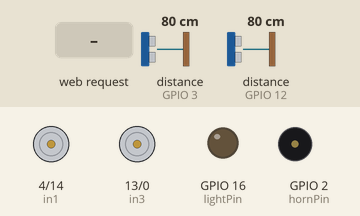
Simulated run of this sketch. Board: ESP8266 (NodeMCU). On the bench: motor-driver pin pairs drawn as motors (green arrow = first pin HIGH = forward, orange = second pin HIGH = backward, longer = more drive), output pins drawn as LEDs (lit = HIGH), buzzer (waves = sounding, pin HIGH). Wiring (inferred from the names in the program): 2 × ultrasonic range finder: trigger GPIO 5, echo GPIO 12 / trigger GPIO 15, echo GPIO 3. The inputs (shaded band) are chosen by the test bench; at power-on: distance to the obstacle (sensors on GPIO 3, GPIO 12) 80 cm. The echo pulse lasts 58.3 µs per cm; WiFi joins after 1.5 s; servers stay silent unless stated; pins used as bus, display or sensor lines are not drawn; what the sketch prints to the serial monitor is not drawn.

Above: at 2.7 s.
2.8 s: HTTP request GET /drive?steer=120 received
At 3.2 s:
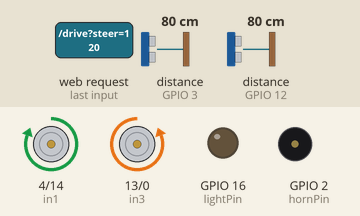
4.3 s: HTTP request GET /drive?throttle=120 received
At 5.5 s:
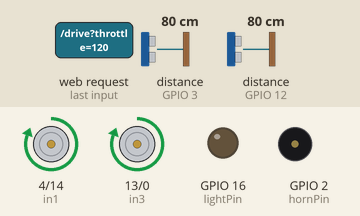
5.8 s: HTTP request GET /drive?steer=120&throttle=120&brake=120 received
At 6.8 s:
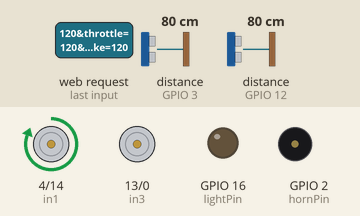
7.3 s: HTTP request GET /drive received
At 7.9 s:
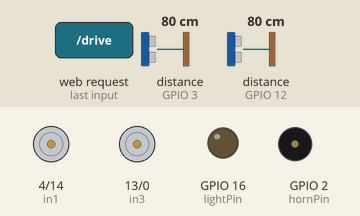
Timing chart, 0 to 9.8 s (numbered marks = the images above; inputs shaded):
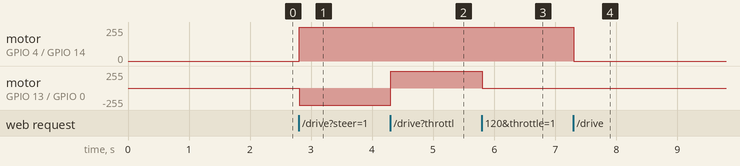

Measured:
- after the input at 2.8 s, motor on GPIO 4 (in1) / GPIO 14 (in2): stopped → forward 255/255 at once; motor on GPIO 13 (in3) / GPIO 0 (in4): stopped → backward 255/255 at once
- after the input at 4.3 s, motor on GPIO 13 (in3) / GPIO 0 (in4): backward 255/255 → forward 255/255 at once
- after the input at 5.8 s, motor on GPIO 13 (in3) / GPIO 0 (in4): forward 255/255 → stopped at once
- after the input at 7.3 s, motor on GPIO 4 (in1) / GPIO 14 (in2): forward 255/255 → stopped at once

The sketch:

esp8266_code.ino
```cpp
#include <ESP8266WiFi.h>
#include <ESP8266WebServer.h>

const char* ssid = "Redmi 12 5G";
const char* password = "1357924680";

// -------- ULTRASONIC PINS --------
// Front Ultrasonic Sensor
const int trigPinFront = 5;  // GPIO5 (D1)
const int echoPinFront = 12; // GPIO12 (D6)

// Back Ultrasonic Sensor
const int trigPinBack = 15;  // GPIO15 (D8)
const int echoPinBack = 3;   // GPIO3 (RX)

long distFront = 999;
long distBack = 999;
unsigned long lastSensorRead = 0;

ESP8266WebServer server(80);

// -------- PINS (No Enable Pins) --------
// Left Motor
const int in1 = 4;   // GPIO4
const int in2 = 14;  // GPIO14

// Right Motor
const int in3 = 13;  // GPIO13
const int in4 = 0;   // GPIO0

// Aux
const int lightPin = 16;
const int hornPin  = 2;

// -------- MOTOR HELPERS --------
void setLeftMotor(int dir) {
  // dir: 1=forward, -1=backward, 0=stop
  if (dir > 0) {
    digitalWrite(in1, HIGH);
    digitalWrite(in2, LOW);
  } else if (dir < 0) {
    digitalWrite(in1, LOW);
    digitalWrite(in2, HIGH);
  } else {
    digitalWrite(in1, LOW);
    digitalWrite(in2, LOW);
  }
}

void setRightMotor(int dir) {
  if (dir > 0) {
    digitalWrite(in3, HIGH);
    digitalWrite(in4, LOW);
  } else if (dir < 0) {
    digitalWrite(in3, LOW);
    digitalWrite(in4, HIGH);
  } else {
    digitalWrite(in3, LOW);
    digitalWrite(in4, LOW);
  }
}

void stopAll() {
  setLeftMotor(0);
  setRightMotor(0);
}

// -------- HANDLERS --------
void handleRoot() {
  server.send(200, "text/plain", "RC Car Ready");
}

void handleSensors() {
  server.sendHeader("Access-Control-Allow-Origin", "*");
  String json = "{\"front\": " + String(distFront) + ", \"back\": " + String(distBack) + "}";
  server.send(200, "application/json", json);
}

long readDistance(int trig, int echo) {
  digitalWrite(trig, LOW);
  delayMicroseconds(2);
  digitalWrite(trig, HIGH);
  delayMicroseconds(10);
  digitalWrite(trig, LOW);
  long duration = pulseIn(echo, HIGH, 30000); // 30ms timeout ~ 5 meters
  if (duration == 0) return 999;
  return duration * 0.034 / 2;
}

void handleDrive() {
  server.sendHeader("Access-Control-Allow-Origin", "*");

  int steer    = server.hasArg("steer")    ? server.arg("steer").toInt()    : 0;
  int throttle = server.hasArg("throttle") ? server.arg("throttle").toInt() : 0;
  int brake    = server.hasArg("brake")    ? server.arg("brake").toInt()    : 0;
  int light    = server.hasArg("light")    ? server.arg("light").toInt()    : 0;
  int horn     = server.hasArg("horn")     ? server.arg("horn").toInt()     : 0;
  String gear  = server.hasArg("gear")     ? server.arg("gear")             : "1";

  Serial.println("------ RECEIVED ------");
  Serial.println("Throttle: " + String(throttle));
  Serial.println("Steer:    " + String(steer));
  Serial.println("Brake:    " + String(brake));
  Serial.println("Gear:     " + gear);
  Serial.println("----------------------");

  // ======== BRAKE ========
  if (brake == 1) {
    stopAll();
    server.send(200, "text/plain", "OK");
    return;
  }

  // ======== DIRECTION ========
  int driveDir = 0;
  if (throttle > 3) {
    driveDir = (gear == "R") ? -1 : 1;
  }

  // ======== EMERGENCY BRAKE (Hardware-level) ========
  if (driveDir == 1 && distFront < 20) {
    driveDir = 0; // Force stop if object in front
  }
  if (driveDir == -1 && distBack < 20) {
    driveDir = 0; // Force stop if object in back
  }

  // ======== STEERING + DRIVE ========
  if (driveDir != 0) {
    // Moving: steer by stopping one side
    if (steer > 10) {
      // Turn RIGHT: stop right motor
      setLeftMotor(driveDir);
      setRightMotor(0);
    } else if (steer < -10) {
      // Turn LEFT: stop left motor
      setLeftMotor(0);
      setRightMotor(driveDir);
    } else {
      // Straight
      setLeftMotor(driveDir);
      setRightMotor(driveDir);
    }
  } else if (abs(steer) > 10) {
    // Spot turn (no throttle)
    if (steer > 10) {
      // Spin RIGHT: left forward, right backward
      setLeftMotor(1);
      setRightMotor(-1);
    } else {
      // Spin LEFT: left backward, right forward
      setLeftMotor(-1);
      setRightMotor(1);
    }
  } else {
    // No throttle, no steer = stop
    stopAll();
  }

  // ======== AUX ========
  digitalWrite(lightPin, light ? HIGH : LOW);
  digitalWrite(hornPin,  horn  ? HIGH : LOW);

  server.send(200, "text/plain", "OK");
}

// -------- SETUP --------
void setup() {
  Serial.begin(115200);

  pinMode(in1, OUTPUT);
  pinMode(in2, OUTPUT);
  pinMode(in3, OUTPUT);
  pinMode(in4, OUTPUT);
  pinMode(lightPin, OUTPUT);
  pinMode(hornPin, OUTPUT);

  pinMode(trigPinFront, OUTPUT);
  pinMode(echoPinFront, INPUT);
  pinMode(trigPinBack, OUTPUT);
  pinMode(echoPinBack, INPUT);

  stopAll();
  digitalWrite(lightPin, LOW);
  digitalWrite(hornPin, LOW);

  Serial.println("\nConnecting to WiFi...");
  WiFi.begin(ssid, password);

  int attempts = 0;
  while (WiFi.status() != WL_CONNECTED) {
    delay(500);
    Serial.print(".");
    attempts++;
    if (attempts > 40) {
      // After 20 seconds, restart and try again
      Serial.println("\nFailed to connect! Restarting...");
      ESP.restart();
    }
  }

  Serial.println("\nConnected!");
  Serial.print("IP: ");
  Serial.println(WiFi.localIP());

  server.on("/", handleRoot);
  server.on("/drive", handleDrive);
  server.on("/sensors", handleSensors);
  server.begin();
  Serial.println("HTTP server started");
}

// -------- LOOP --------
void loop() {
  server.handleClient();

  // Read sensors non-blocking every 100ms
  if (millis() - lastSensorRead > 100) {
    distFront = readDistance(trigPinFront, echoPinFront);
    distBack = readDistance(trigPinBack, echoPinBack);
    lastSensorRead = millis();
  }
}
```
